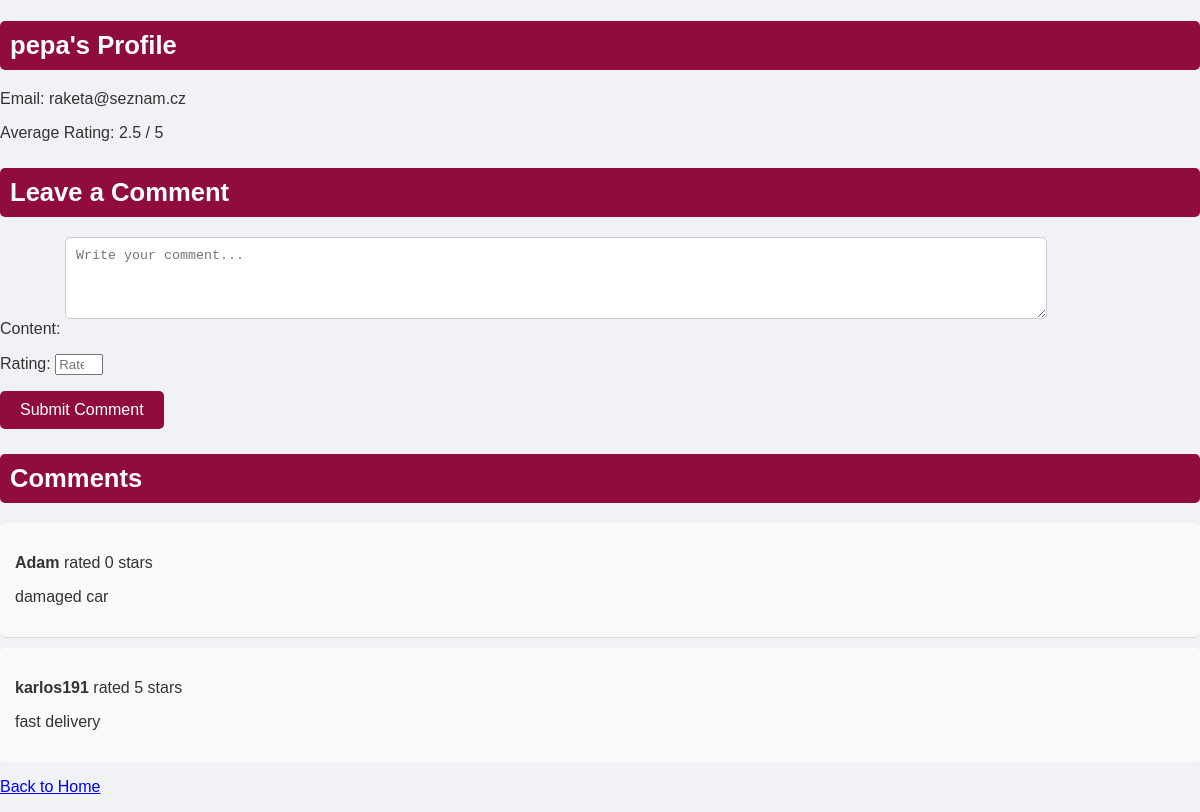
The app's page /user/2/ (signed in) with its own data.
### auctions/models.py (models this page shows, shortened)
class CustomUser(AbstractBaseUser, PermissionsMixin):
    profile_image = models.ImageField(upload_to='profile_images/', null=True, blank=True)
    email = models.EmailField(unique=True)
    username = models.CharField(max_length=255)
    city = models.CharField(max_length=100, null=True, blank=True)
    address = models.CharField(max_length=255, null=True, blank=True)
    watchlist = models.ManyToManyField('Auction', related_name='watched_by', blank=True)
    date_joined = models.DateTimeField(auto_now_add=True)
    account_status = models.CharField(
        max_length=10, choices=[('ACTIVE', 'Active'), ('INACTIVE', 'Inactive'), ('BLOCKED', 'Blocked')]
    )
    account_type = models.CharField(
        max_length=10, choices=[('NORMAL', 'Normal'), ('PREMIUM', 'Premium')]
    )
    is_active = models.BooleanField(default=True)
    is_staff = models.BooleanField(default=False)
    USERNAME_FIELD = 'email'
    REQUIRED_FIELDS = ['username']
    objects = CustomUserManager()
    groups = models.ManyToManyField(
        'auth.Group',
        related_name='customer_set',
        blank=True,
        help_text='The groups this user belongs to.',
        verbose_name='groups',
    )
    user_permissions = models.ManyToManyField(
        'auth.Permission',
        related_name='customer_set',
        blank=True,
        help_text='Specific permissions for this user.',
        verbose_name='user permissions',
    )

class Comment(models.Model):
    user = models.ForeignKey(
        CustomUser, related_name='comments_received', on_delete=models.CASCADE
    )
    commenter = models.ForeignKey(
        CustomUser, related_name='comments_made', on_delete=models.SET_NULL, null=True
    )
    auction = models.ForeignKey(
        Auction, related_name='comments', on_delete=models.CASCADE, null=True, blank=True
    )
    content = models.TextField()
    rating = models.IntegerField(
        validators=[MinValueValidator(0), MaxValueValidator(5)]
    )
    created_at = models.DateTimeField(auto_now_add=True)

### auctions/views.py (the view)
# urls.py: path('user/<int:user_id>/', views.user_profile, name='user_profile'),
@login_required
def user_profile(request, user_id):
    user_profile = get_object_or_404(CustomUser, pk=user_id)
    comments = user_profile.comments_received.filter(auction__isnull=True).order_by('-created_at')
    if request.method == 'POST':
        form = CommentForm(request.POST)
        if form.is_valid():
            comment = form.save(commit=False)
            comment.user = user_profile
            comment.commenter = request.user
            comment.auction = None
            comment.save()
            messages.success(request, 'Comment and rating added successfully!')
            return redirect('user_profile', user_id=user_profile.id)
    else:
        form = CommentForm()
    avg_rating = comments.aggregate(models.Avg('rating'))['rating__avg'] or 0
    return render(request, 'auctions/user_profile.html', {
        'user_profile': user_profile,
        'comments': comments,
        'form': form,
        'avg_rating': avg_rating
    })

### auctions/forms.py
class CommentForm(forms.ModelForm):
    class Meta:
        model = Comment
        fields = ['content', 'rating']
        widgets = {
            'content': forms.Textarea(attrs={
                'placeholder': 'Write your comment...',
                'rows': 4,
                'cols': 40,
            }),
            'rating': forms.NumberInput(attrs={
                'min': 0,
                'max': 5,
                'step': 1,
                'placeholder': 'Rate 1-5'
            }),
        }

### auctions/templates/auctions/user_profile.html (shortened to what this page needs)
<!DOCTYPE html>
<html lang="en">
<head>
</head>
<body>
    <h2>{{ user_profile.username }}'s Profile</h2>
    <p>Email: {{ user_profile.email }}</p>
    <p>Average Rating: {{ avg_rating|floatformat:1 }} / 5</p>
    <h3>Leave a Comment</h3>
    <form method="post">
        {{ form.as_p }}
        <button type="submit">Submit Comment</button>
    </form>
    <h3>Comments</h3>
    <ul class="comment-list">
        {% if comments %}
            {% for comment in comments %}
                <li>
                    <p><strong>{{ comment.commenter.username }}</strong> rated {{ comment.rating }} stars</p>
                    <p>{{ comment.content }}</p>
                </li>
            {% endfor %}
        {% else %}
            <li>No comments yet.</li>
        {% endif %}
    </ul>
    <p><a href="{% url 'home' %}">Back to Home</a></p>
</body>
</html>

### auctions/templates/auctions/user_profile.html (style rules this page uses)
body { font-family: Arial, sans-serif; background-color: #f0f2f5; margin: 0; padding: 0; color: #333; }
h2, h3 { background-color: #900C3F; color: white; padding: 10px; border-radius: 5px; margin-bottom: 20px; font-size: 1.6rem; }
form textarea, form select { width: 80%; margin-bottom: 15px; padding: 10px; border-radius: 5px; border: 1px solid #ccc; }
.comment-list { list-style-type: none; padding: 0; }
.comment-list li { padding: 15px; border-bottom: 1px solid #ddd; margin-bottom: 10px; border-radius: 5px; background-color: #f9f9f9; }
.comment-list li:last-child { border-bottom: none; }
button { background-color: #900C3F; color: white; border: none; padding: 10px 20px; font-size: 1em; cursor: pointer; border-radius: 5px; }

### records on screen
CustomUser: username "pepa", email "raketa@seznam.cz"
Comment: commenter.username "Adam", rating "0", content "damaged car"
Comment: commenter.username "karlos191", rating "5", content "fast delivery"

### other values on screen
{{ avg_rating|floatformat:1 }} "2.5"
